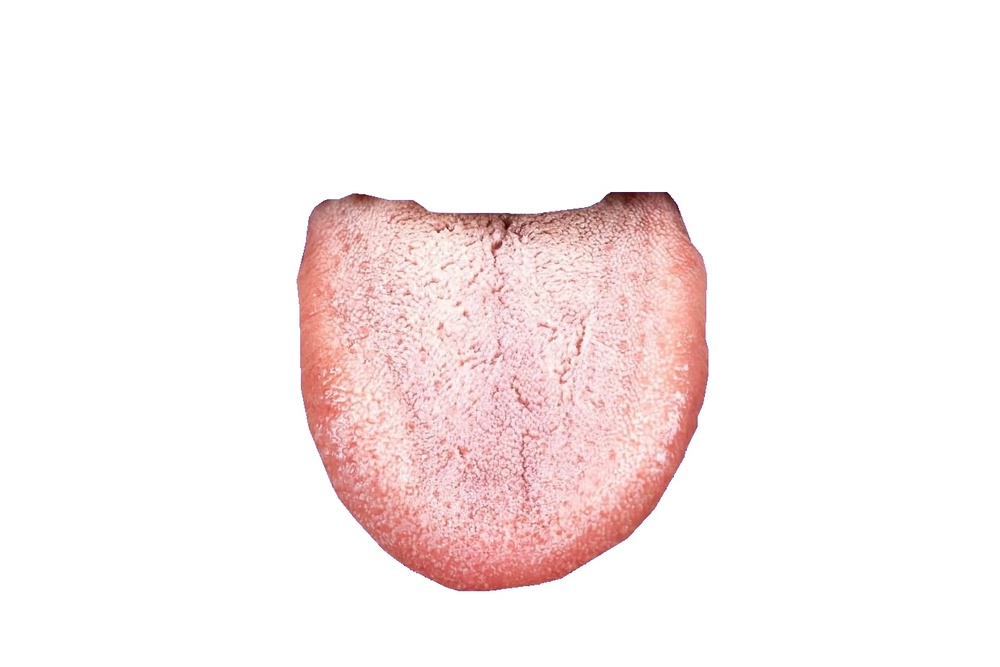
#> input picture recortar6.jpg, 1000 x 667 px, shrunk from 1386 x 924 before the run
$ python saburra2.py
#> lines starting #> are read from the running program, lines starting #| are printed output that depends on the picture; after the words box and inside, x2 and y2 are one past the last pixel; in counts of white or black regions, pixels touching at a corner belong together
import cv2
import numpy as np
from sklearn.cluster import KMeans

def segment_tongue(image_path, num_clusters=2):
    # Cargar la imagen
#> called with image_path = 'recortar6.jpg', num_clusters = 2
    image = cv2.imread(image_path)
#> image is the input picture: shape (667, 1000, 3); mean B, G, R 239.8, 240.1, 250.1
    image = cv2.cvtColor(image, cv2.COLOR_BGR2RGB)

    # Convertir la imagen al espacio de color Lab
    lab_image = cv2.cvtColor(image, cv2.COLOR_RGB2LAB)
#> lab_image: shape (667, 1000, 3); mean of channels 0, 1, 2 243.8, 131.7, 129.7

    # Obtener los canales L, a y b
    l_channel, a_channel, b_channel = cv2.split(lab_image)
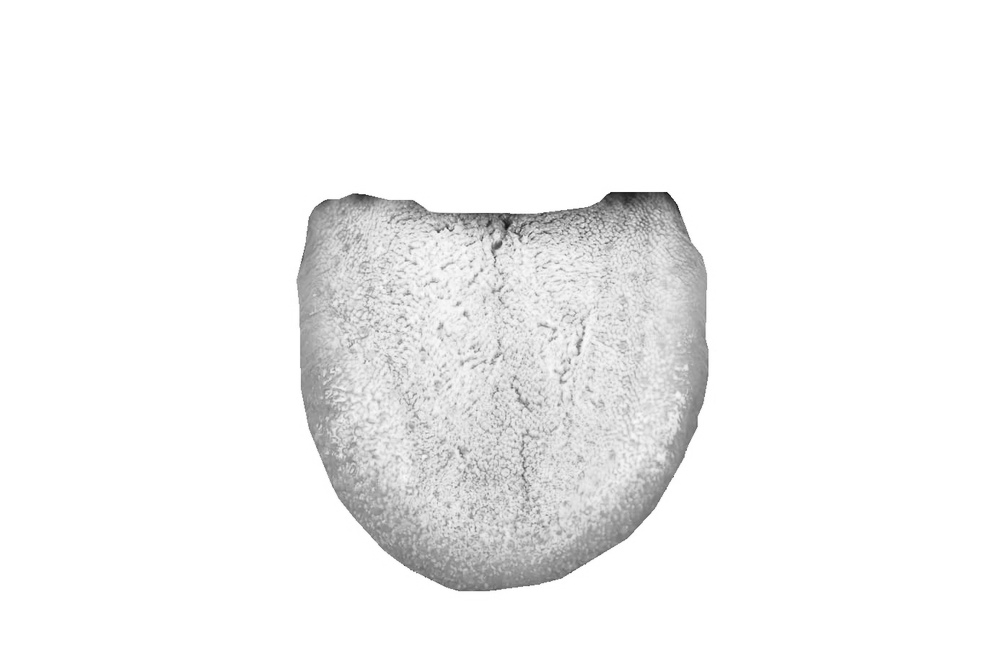
#> l_channel: shape (667, 1000); min 17, max 255, mean 243.8
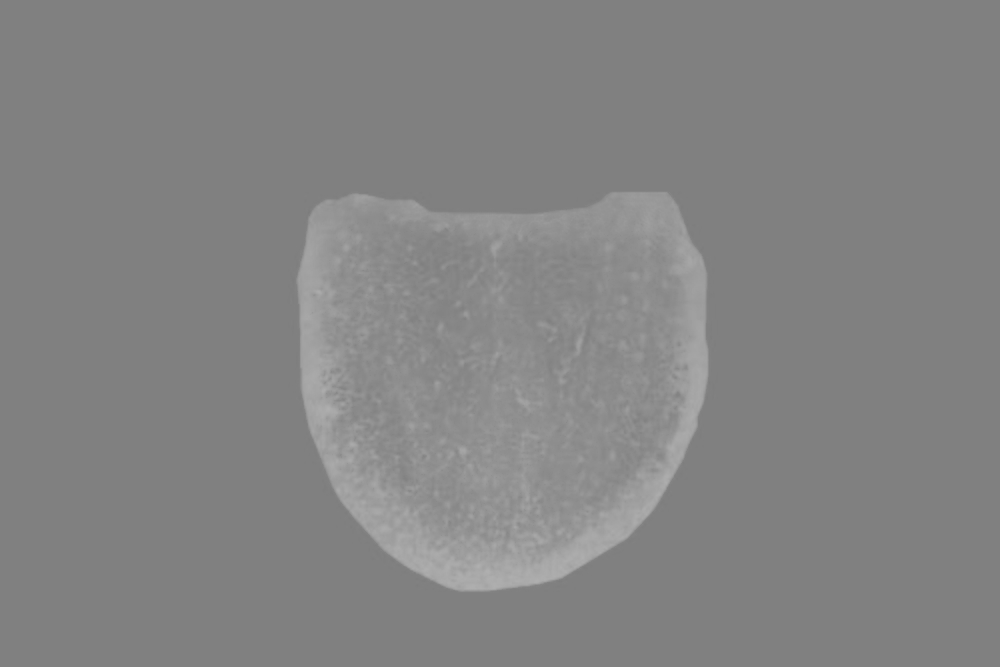
#> a_channel: shape (667, 1000); min 124, max 175, mean 131.7

    # Crear una matriz de características utilizando a_channel y b_channel
    feature_matrix = np.column_stack((a_channel.flatten(), b_channel.flatten()))
#> feature_matrix = 667000 pairs, first value 124 to 175, second value 120 to 158

    # Aplicar K-means
    kmeans = KMeans(n_clusters=num_clusters, random_state=0)
    kmeans.fit(feature_matrix)

    # Obtener las etiquetas de píxeles
    labels = kmeans.labels_

    # Reshape las etiquetas para que coincidan con la forma de la imagen
    labels = np.reshape(labels, (image.shape[0], image.shape[1]))

    # Crear una máscara para separar el cuerpo de la lengua y el revestimiento de la lengua
    tongue_mask = np.zeros_like(labels, dtype=np.uint8)
    tongue_mask[labels == 1] = 128  # Revestimiento de la lengua en gris
    tongue_mask[labels == 0] = 255  # Cuerpo de la lengua en blanco

    # Calcular el porcentaje del revestimiento de la lengua
    coating_pixels = np.count_nonzero(tongue_mask == 128)
    total_pixels = tongue_mask.shape[0] * tongue_mask.shape[1]
    coating_percentage = (coating_pixels / total_pixels) * 100

    # Imprimir el porcentaje del revestimiento de la lengua
    print("Porcentaje del revestimiento de la lengua: {:.2f}%".format(coating_percentage))

    # Aplicar la máscara a la imagen original
    segmented_image = cv2.bitwise_and(image, image, mask=tongue_mask)

    # Mostrar la imagen segmentada y la máscara
    cv2.imshow('Segmented Image', segmented_image)
    cv2.imshow('Tongue Mask', tongue_mask)
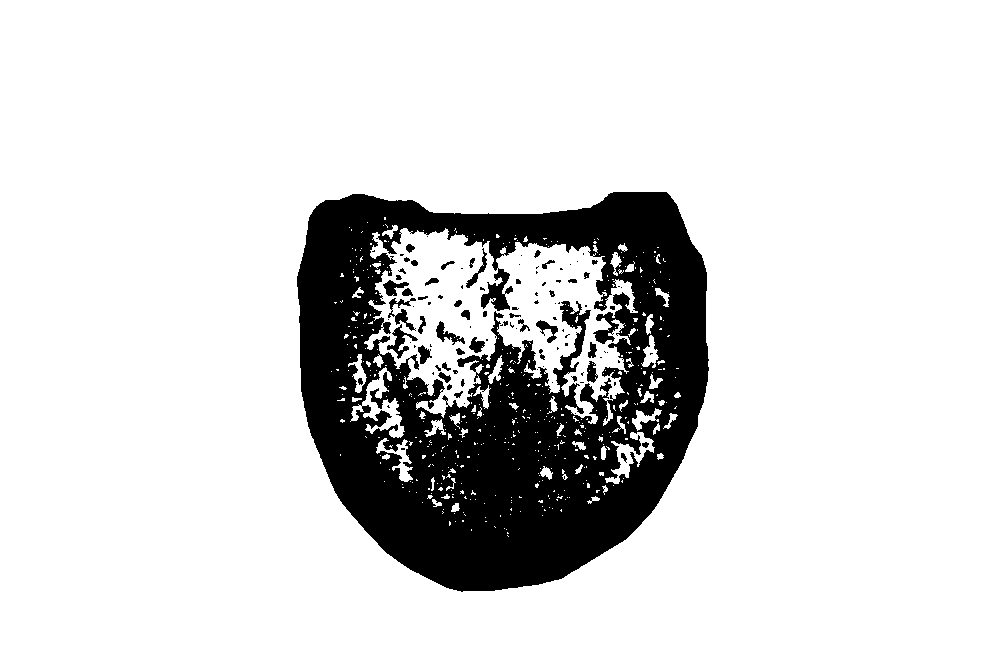
#> window 'Tongue Mask': shape (667, 1000); values 128 (black) and 255 (white), 84.8% white; 110 black regions (65 under 20 px), largest, box (x1, y1, x2, y2) and area: (297, 192, 709, 592) 97852, (387, 324, 418, 359) 318, (388, 298, 416, 331) 313
    cv2.waitKey(0)
    cv2.destroyAllWindows()

# Ejemplo de uso
segment_tongue('recortar6.jpg', num_clusters=2)

$ run again, with recortar1.jpg copied over recortar6.jpg
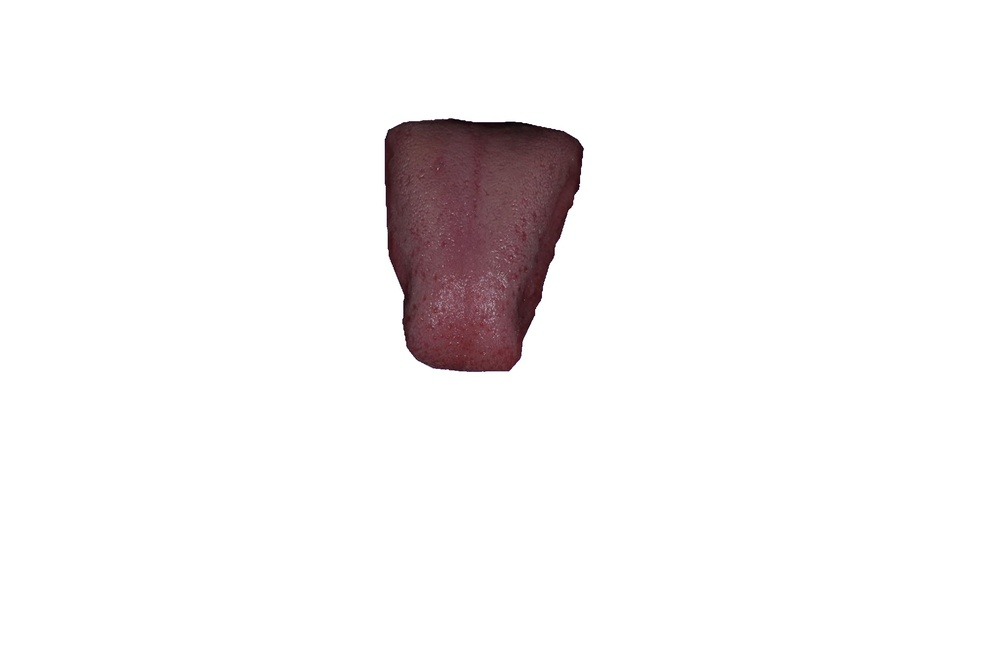
#> input picture recortar1.jpg, 1000 x 667 px, shrunk from 2048 x 1365 before the run
#> in segment_tongue, image is the input picture: shape (667, 1000, 3); mean B, G, R 243.7, 243.3, 245.7
#> lab_image: shape (667, 1000, 3); mean of channels 0, 1, 2 244.3, 129.1, 128.2
#> in segment_tongue, `l_channel, a_channel, b_channel = cv2.split(lab_image)`:
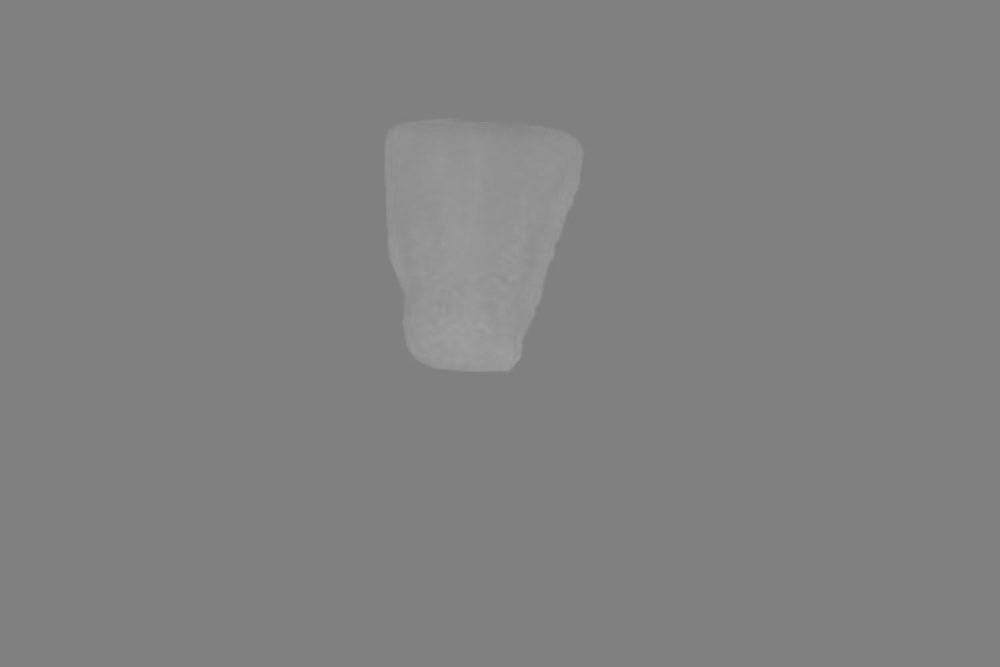
#> a_channel: shape (667, 1000); min 124, max 161, mean 129.1
#> feature_matrix = 667000 pairs, first value 124 to 161, second value 121 to 139
#> in segment_tongue, `cv2.imshow('Tongue Mask', tongue_mask)`:
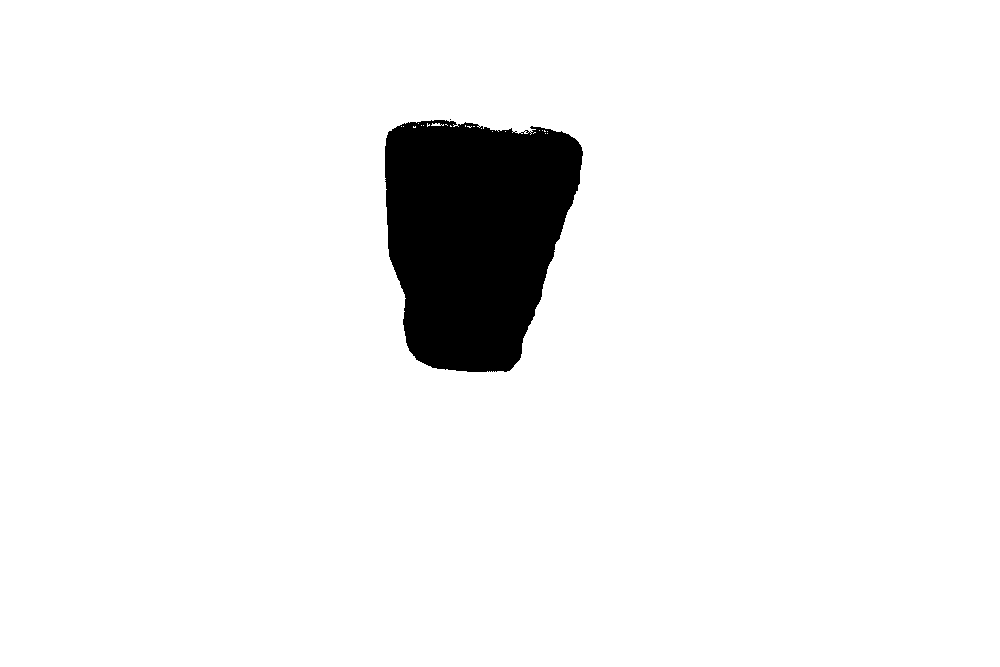
#> window 'Tongue Mask': shape (667, 1000); values 128 (black) and 255 (white), 94.2% white; 2 black regions (1 under 20 px), largest, box (x1, y1, x2, y2) and area: (385, 120, 583, 372) 38612

$ run again, with recortar3.jpg copied over recortar6.jpg
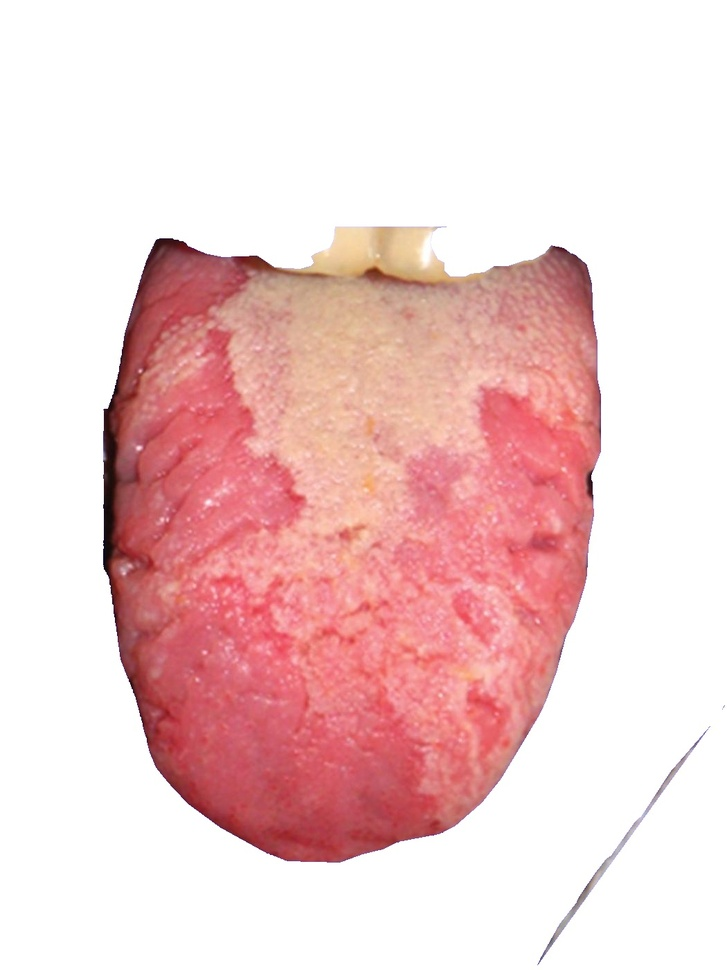
#> input picture recortar3.jpg, 727 x 970 px, shrunk from 1050 x 1400 before the run
#> in segment_tongue, image is the input picture: shape (970, 727, 3); mean B, G, R 206.9, 207.1, 240.4
#> lab_image: shape (970, 727, 3); mean of channels 0, 1, 2 219.7, 140.8, 134
#> in segment_tongue, `l_channel, a_channel, b_channel = cv2.split(lab_image)`:
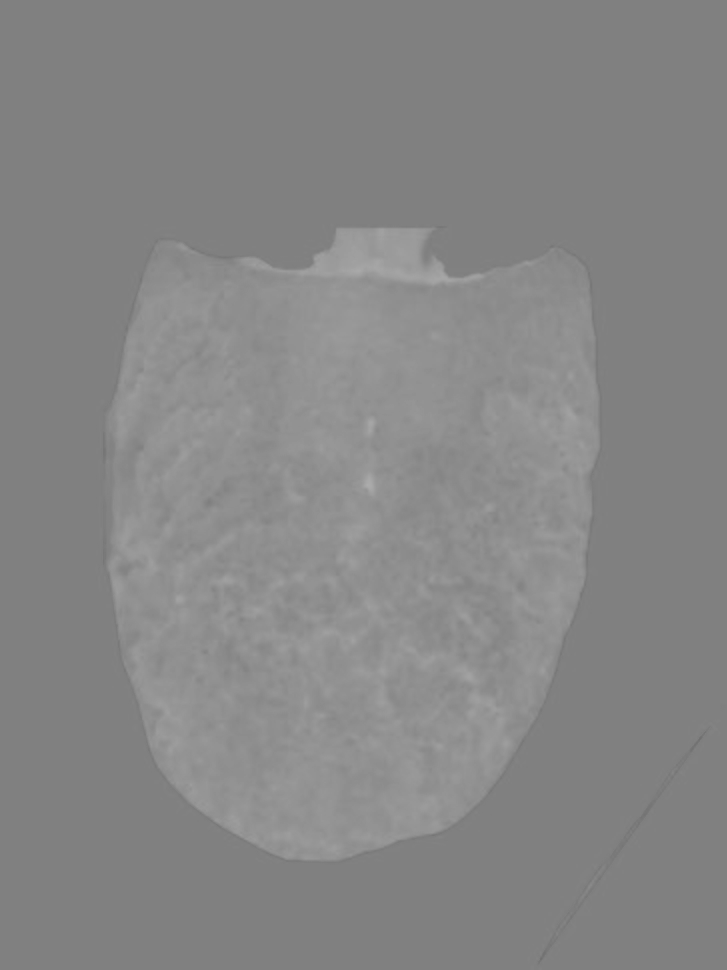
#> b_channel: shape (970, 727); min 112, max 172, mean 134
#> feature_matrix = 705190 pairs, first value 124 to 191, second value 112 to 172
#> in segment_tongue, `cv2.imshow('Tongue Mask', tongue_mask)`:
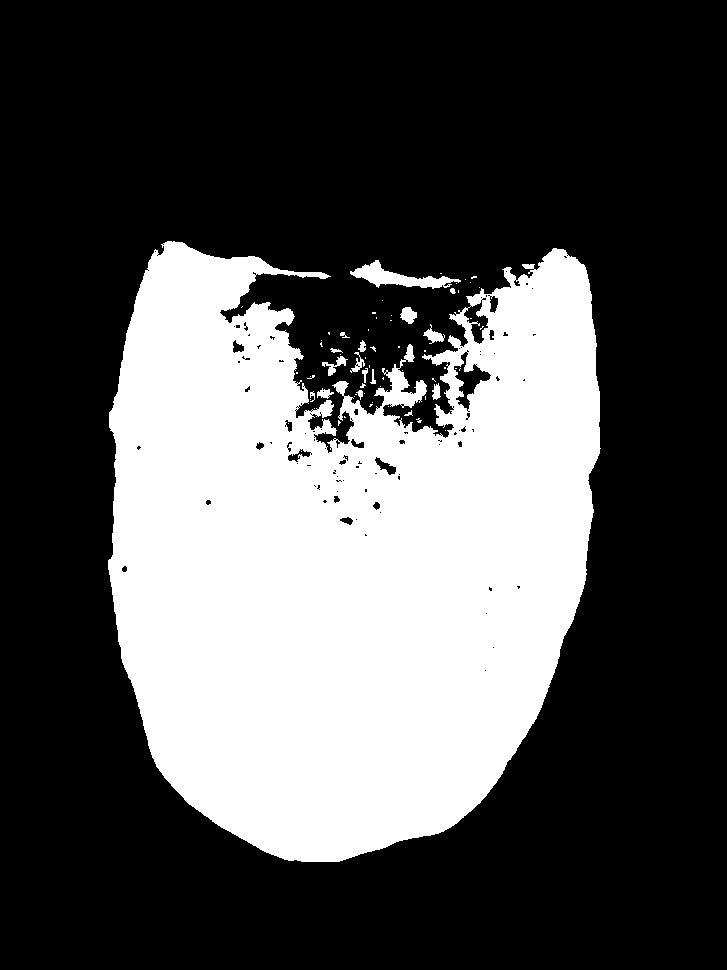
#> window 'Tongue Mask': shape (970, 727); values 128 (black) and 255 (white), 32.1% white; 69 white regions (52 under 20 px), largest, box (x1, y1, x2, y2) and area: (108, 241, 601, 862) 224071, (350, 260, 461, 289) 1205, (400, 307, 417, 324) 193
